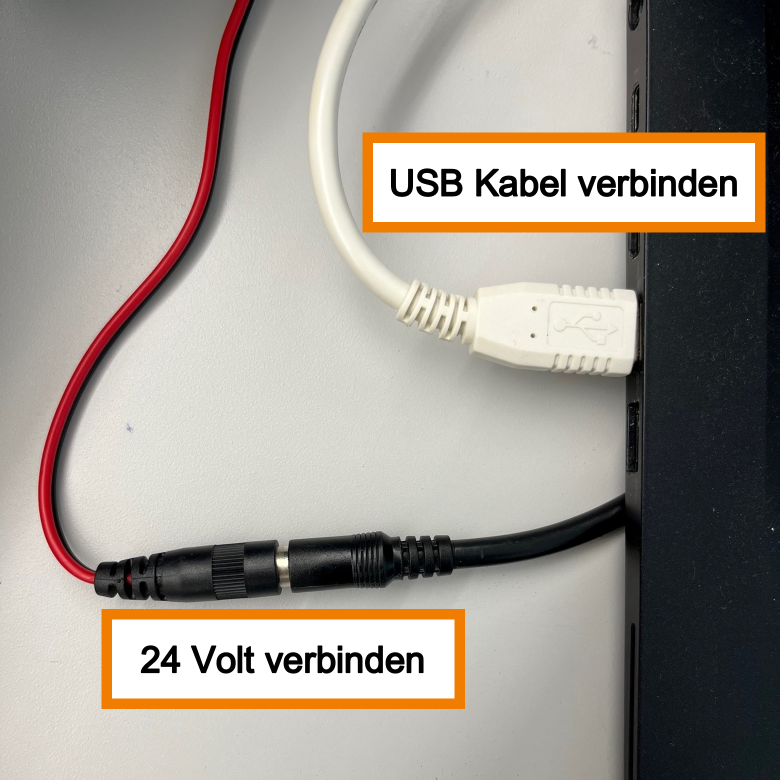
#> input picture gui/assembly_pictures/cable_connected.png, 1559 x 1559 px (shown at 1/2 size)
$ python image_resize.py   (older library calls are emulated)
#> lines starting #> are read from the running program, lines starting #| are printed output that depends on the picture
# %%

from PIL import Image
import io, base64
import traceback

# [19 lines of commented-out code are left out]


def resize_bin_output(path, size):
#> called with size = (300, 300)
    try:
        image = Image.open(path)
#> image is the input picture: PIL image 1559x1559 RGBA; mean R, G, B, A 159.8, 153.9, 146, 255
        image = image.resize(size, Image.Resampling.LANCZOS)
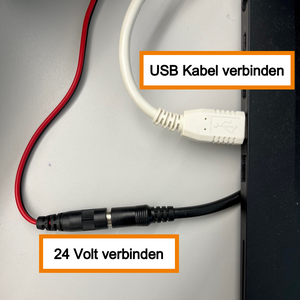
#> image: PIL image 300x300 RGBA; mean R, G, B, A 159.8, 153.8, 146.1, 255
        output = io.BytesIO()
        image.save(output, format="PNG")
        return base64.b64encode(output.getvalue())

    except AttributeError as e:
        print("*"*10, "Error while resizing image at: ", str(path))
        print(e)
        print(traceback.format_exc())
        return None

    except Exception as e:
        print(e)
        print(traceback.format_exc())
        return None


p = "gui/assembly_pictures/cable_connected.png"
str(resize_bin_output(p, (300,300)))

$ run again, with gui/assembly_pictures/cable_not_connected.png copied over gui/assembly_pictures/cable_connected.png
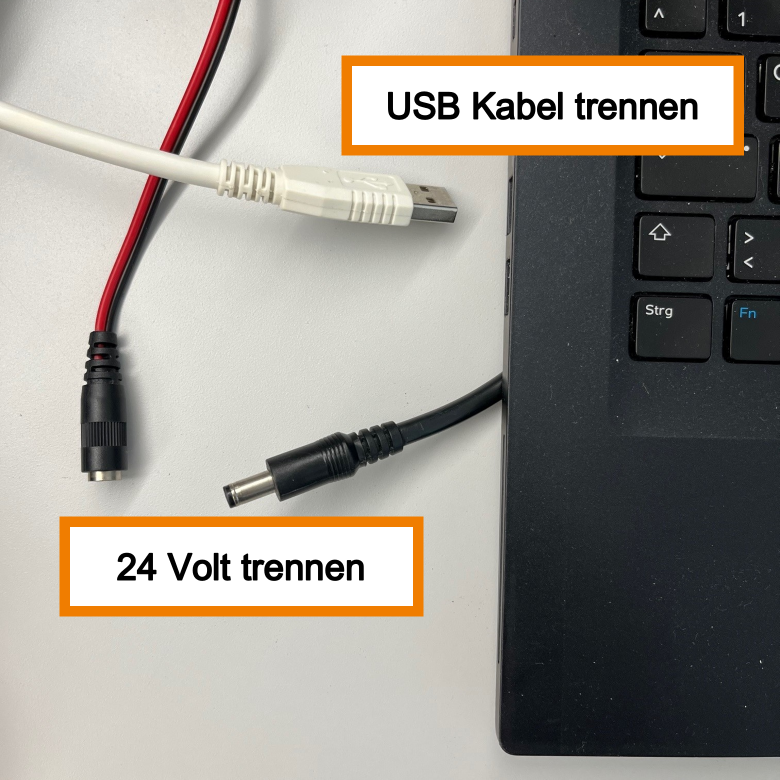
#> input picture gui/assembly_pictures/cable_not_connected.png, 1559 x 1559 px (shown at 1/2 size)
#> in resize_bin_output, image is the input picture: PIL image 1559x1559 RGBA; mean R, G, B, A 154.1, 150, 142.9, 255
#> in resize_bin_output, `image = image.resize(size, Image.Resampling.LANCZOS)`:
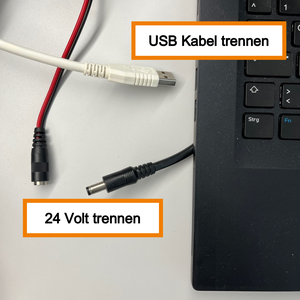
#> image: PIL image 300x300 RGBA; mean R, G, B, A 154.1, 150, 142.9, 255

$ run again, with gui/assembly_pictures/encoder_cable_damaged.png copied over gui/assembly_pictures/cable_connected.png
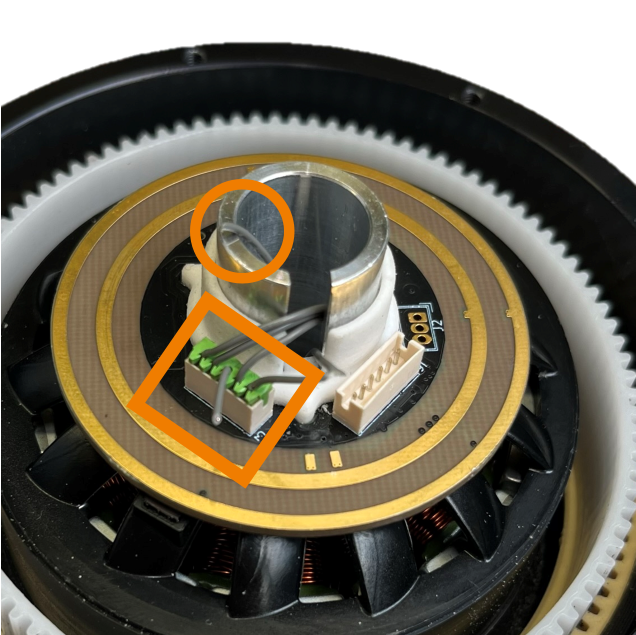
#> input picture gui/assembly_pictures/encoder_cable_damaged.png, 1271 x 1270 px (shown at 1/2 size)
#> in resize_bin_output, image is the input picture: PIL image 1271x1270 RGBA; mean R, G, B, A 111.1, 104.3, 88.2, 255
#> in resize_bin_output, `image = image.resize(size, Image.Resampling.LANCZOS)`:
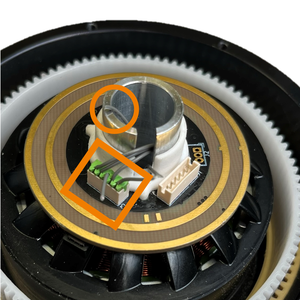
#> image: PIL image 300x300 RGBA; mean R, G, B, A 111, 104.3, 88.2, 255

$ run again, with gui/assembly_pictures/encoder_change.png copied over gui/assembly_pictures/cable_connected.png
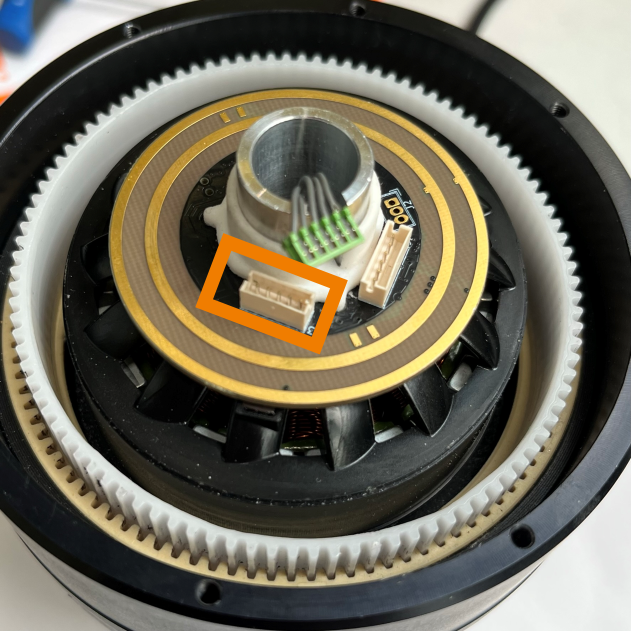
#> input picture gui/assembly_pictures/encoder_change.png, 1262 x 1262 px (shown at 1/2 size)
#> in resize_bin_output, image is the input picture: PIL image 1262x1262 RGBA; mean R, G, B, A 107.6, 103.2, 88.4, 255
#> in resize_bin_output, `image = image.resize(size, Image.Resampling.LANCZOS)`:
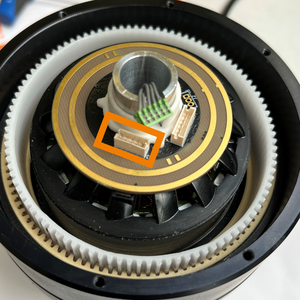
#> image: PIL image 300x300 RGBA; mean R, G, B, A 107.6, 103.2, 88.4, 255
